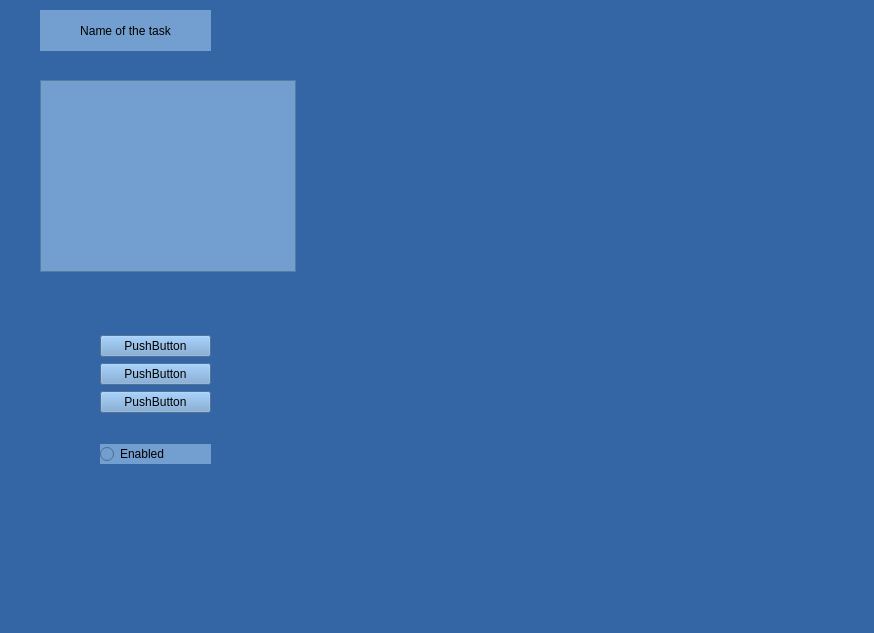
<?xml version="1.0" encoding="UTF-8"?>
<ui version="4.0">
 <class>MainWindow</class>
 <widget class="QMainWindow" name="MainWindow">
  <property name="geometry">
   <rect>
    <x>0</x>
    <y>0</y>
    <width>874</width>
    <height>633</height>
   </rect>
  </property>
  <property name="windowTitle">
   <string>MainWindow</string>
  </property>
  <property name="styleSheet">
   <string notr="true">background-color: rgb(52, 101, 164);</string>
  </property>
  <widget class="QWidget" name="centralwidget">
   <widget class="QLabel" name="label">
    <property name="geometry">
     <rect>
      <x>40</x>
      <y>10</y>
      <width>171</width>
      <height>41</height>
     </rect>
    </property>
    <property name="styleSheet">
     <string notr="true">background-color: rgb(114 ,159, 207);
font: 14pt &quot;MS Shell Dlg 2&quot;;
</string>
    </property>
    <property name="text">
     <string>Name of the task</string>
    </property>
    <property name="alignment">
     <set>Qt::AlignCenter</set>
    </property>
   </widget>
   <widget class="QListWidget" name="listWidget">
    <property name="geometry">
     <rect>
      <x>40</x>
      <y>80</y>
      <width>256</width>
      <height>192</height>
     </rect>
    </property>
    <property name="styleSheet">
     <string notr="true">background-color: rgb(114 ,159, 207);
font: 14pt &quot;MS Shell Dlg 2&quot;;
</string>
    </property>
   </widget>
   <widget class="QWidget" name="">
    <property name="geometry">
     <rect>
      <x>100</x>
      <y>310</y>
      <width>111</width>
      <height>181</height>
     </rect>
    </property>
    <layout class="QVBoxLayout" name="verticalLayout_2">
     <item>
      <layout class="QVBoxLayout" name="verticalLayout">
       <item>
        <widget class="QPushButton" name="pushButton_2">
         <property name="styleSheet">
          <string notr="true">background-color: rgb(114 ,159, 207);
font: 14pt &quot;MS Shell Dlg 2&quot;;
</string>
         </property>
         <property name="text">
          <string>PushButton</string>
         </property>
        </widget>
       </item>
       <item>
        <widget class="QPushButton" name="pushButton_4">
         <property name="styleSheet">
          <string notr="true">background-color: rgb(114 ,159, 207);
font: 14pt &quot;MS Shell Dlg 2&quot;;
</string>
         </property>
         <property name="text">
          <string>PushButton</string>
         </property>
        </widget>
       </item>
       <item>
        <widget class="QPushButton" name="pushButton_5">
         <property name="styleSheet">
          <string notr="true">background-color: rgb(114 ,159, 207);
font: 14pt &quot;MS Shell Dlg 2&quot;;
</string>
         </property>
         <property name="text">
          <string>PushButton</string>
         </property>
        </widget>
       </item>
      </layout>
     </item>
     <item>
      <widget class="QRadioButton" name="radioButton">
       <property name="styleSheet">
        <string notr="true">background-color: rgb(114 ,159, 207);
font: 14pt &quot;MS Shell Dlg 2&quot;;
</string>
       </property>
       <property name="text">
        <string>Enabled</string>
       </property>
      </widget>
     </item>
    </layout>
   </widget>
  </widget>
  <widget class="QMenuBar" name="menubar">
   <property name="geometry">
    <rect>
     <x>0</x>
     <y>0</y>
     <width>874</width>
     <height>21</height>
    </rect>
   </property>
  </widget>
  <widget class="QStatusBar" name="statusbar"/>
 </widget>
 <resources/>
 <connections/>
</ui>
